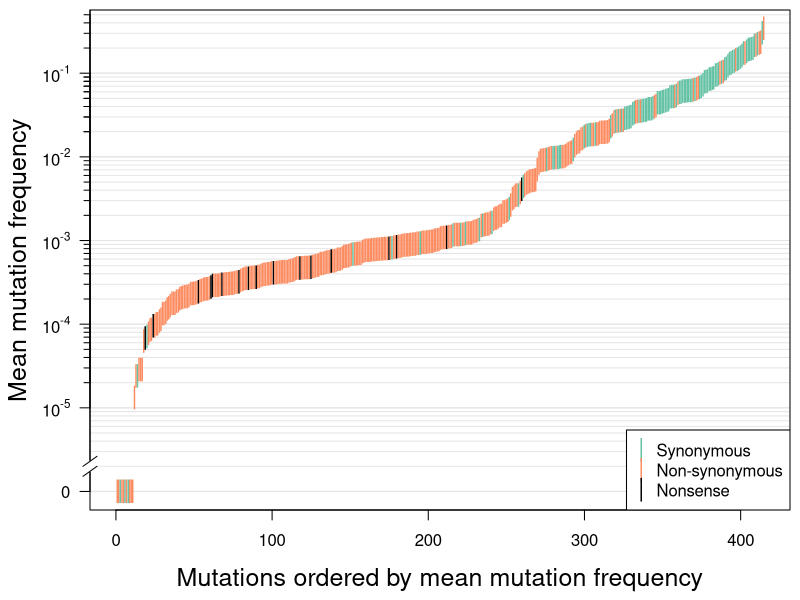
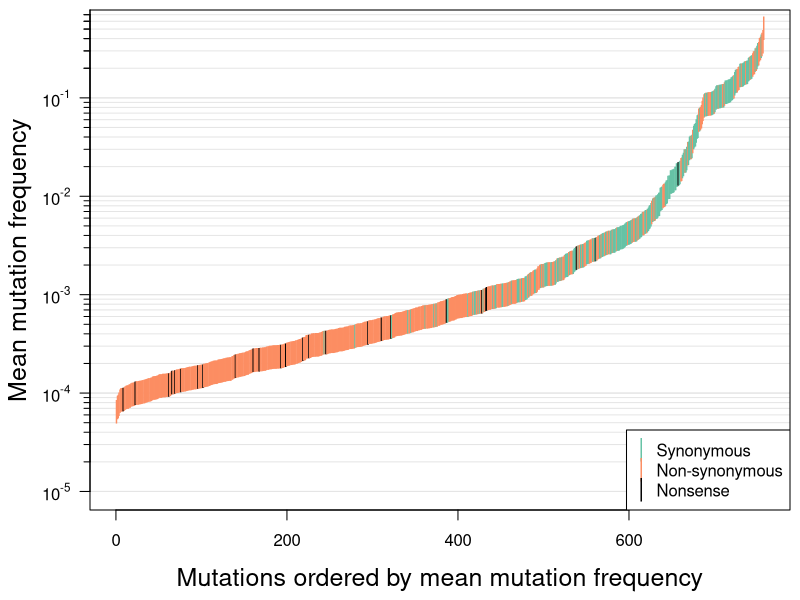
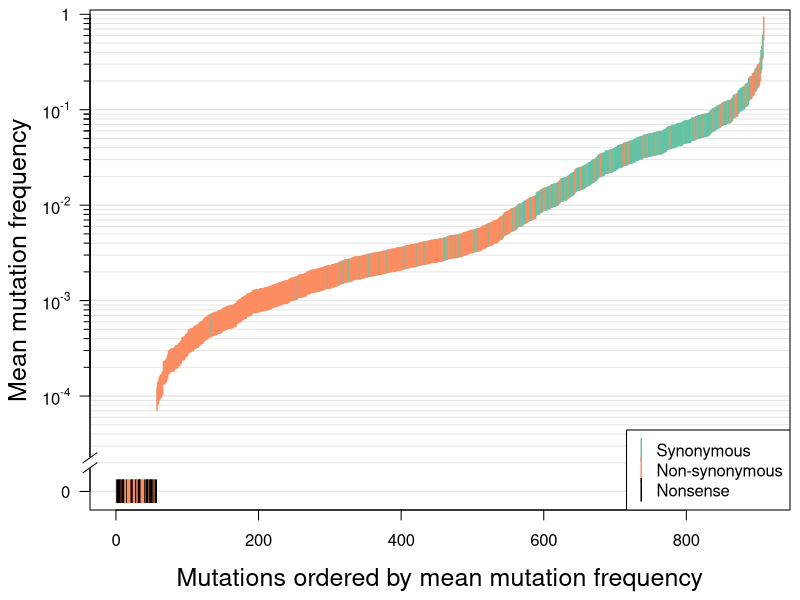

Reproduce these figures in R, in order.

#Read in the data file and convert the first col to rownames
setwd("~/Dropbox/HIV_DFE/code")
Bach.dat <- read.table("../dat/OverviewSelCoeffwSHAPE.csv", header = TRUE, sep = ",", stringsAsFactors = FALSE)
Lehman.dat <- read.table("../dat/OverviewSelCoeffLehman-2.csv", header = TRUE, sep = ",", stringsAsFactors = FALSE)
Zanini.dat <- read.table("../dat/OverviewSelCoeffZanini-v2.csv", header = TRUE, sep = ",", stringsAsFactors = FALSE)

library(plotrix)
library(RColorBrewer)
library(sfsmisc)

plotter <- function(datset){
    par(mar = c(4.5, 4.5, 0.5, 0.5))
    if(datset == "Lehman"){
        main.dat <- Lehman.dat
        wheresthebreak <- 6
        remap = 1
    }
    if(datset == "Zanini"){
        main.dat <- Zanini.dat
        wheresthebreak <- 5
        remap = 0
    }
    if(datset == "Bachelor"){
        main.dat <- Bach.dat
        wheresthebreak <- 5
        remap = 1
    }
    cols <- brewer.pal(6, "Set2")[c(1, 2, 3, 6)]
#    dataset <- main.dat[main.dat$TypeOfSite != "res",]
    dataset <- main.dat[intersect(intersect(which(main.dat$TypeOfSite != "res"), which(main.dat$TypeOfSite != "overlap")), which(main.dat$TypeOfSite != "exclude") ),]
    if(datset == "Zanini"){ toPlot <- dataset$TSmutrate/dataset$EstSelCoeff }
    if(datset == "Bachelor"){ toPlot <- dataset$colMeansTs0 }
    if(datset == "Lehman"){ toPlot <- dataset$colMeansTsLehman }
    toPlot <- toPlot[!is.na(toPlot)]
    colVect <- rep(0, nrow(dataset))
    colVect[dataset$TypeOfSite == "nonsyn"] <- cols[2]
    colVect[dataset$TypeOfSite == "syn"] <- cols[1]
    colVect[dataset$TypeOfSite == "stop"] <- "black"
    plot(5, type = "n", log = "y", axes = FALSE, xlim = c(0, length(toPlot[!is.na(toPlot)])), ylim = c(10^-(wheresthebreak), max(toPlot, na.rm = TRUE)),  ylab = "Mean mutation frequency", xlab = "Mutations ordered by mean mutation frequency", cex.lab = 1.5)
    for(i in 1:wheresthebreak){
        abline(h = 1:10 * 10^(-i), col = "gray90")
    }
    abline(h = 10^-(wheresthebreak), col = "gray90")
    if(remap == 1){
        eaxis(side = 2, at = 10^((-1):(-(wheresthebreak-1))))
        axis(side = 2, at = c(1, 10^-(wheresthebreak)), label = c(1, 0), las = 2)
        box()
        axis.break(2,2*10^-(wheresthebreak),style="slash")
    }else{
        eaxis(side = 2, at = 10^((0):(-(wheresthebreak))))
        axis(side = 2, at = 1, label = 1, las =2)
        box()
    }
    cexval <- 1.5
    toPlot[toPlot == 0] <- 10^-(wheresthebreak)
    points(1:length(toPlot), sort(toPlot), col = colVect[order(toPlot)], pch = "|", cex = cexval)
    axis(1)
    legend("bottomright", c("Synonymous", "Non-synonymous", "Nonsense"), col = c(cols[1], cols[2], "black"), pch = "|", bg = "white", pt.cex = cexval)
}

for(dat.file in c("Lehman", "Zanini", "Bachelor")){
    pdf(paste("../graphs/F1-ordered-", dat.file, "-v3.pdf", sep = ""), height = 5, width = 8)
    plotter(dat.file)
    dev.off()
}


#plotter("Bachelor")
#plotter("Lehman")
#plotter("Zanini")
